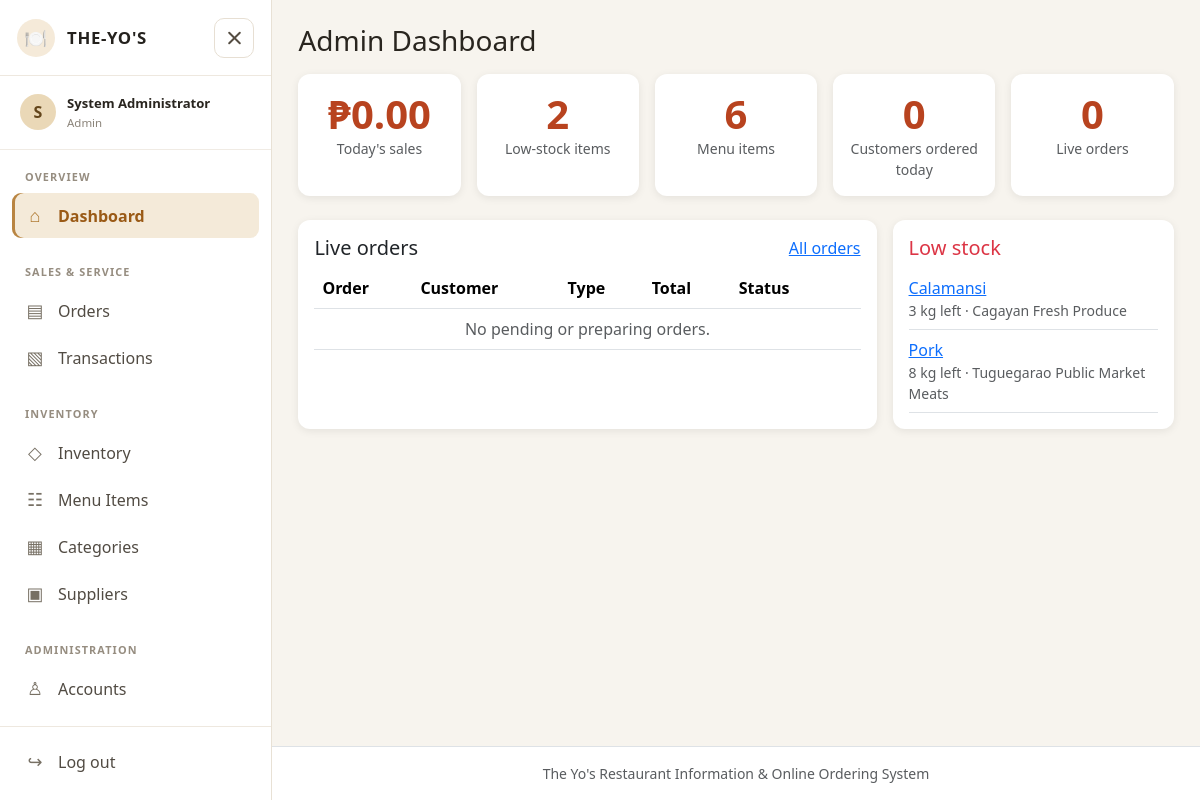
The page /dashboard.php (signed in) on the database its author committed.
### tables this page shows
CREATE TABLE inventory_items (
  inventory_id INT AUTO_INCREMENT PRIMARY KEY,
  supplier_id INT NOT NULL,
  item_name VARCHAR(100) NOT NULL,
  unit VARCHAR(20) NOT NULL,
  quantity DECIMAL(10,2) NOT NULL DEFAULT 0,
  reorder_level DECIMAL(10,2) NOT NULL DEFAULT 10,
  FOREIGN KEY (supplier_id) REFERENCES suppliers(supplier_id) ON DELETE RESTRICT
);

CREATE TABLE suppliers (
  supplier_id INT AUTO_INCREMENT PRIMARY KEY,
  supplier_name VARCHAR(100) NOT NULL,
  contact_person VARCHAR(100) DEFAULT NULL,
  phone VARCHAR(20) DEFAULT NULL
);

### includes/config.php (called while the page is built, shortened)
<?php
try {
    $conn = mysqli_connect("localhost", "root", "", "theyos_db");
    mysqli_set_charset($conn, "utf8mb4");
} catch (mysqli_sql_exception $ex) {
    error_log($ex->getMessage());
    die("<h3>Cannot connect to the database.</h3><p>Start MySQL in XAMPP and import <b>sql/theyos_db.sql</b> in phpMyAdmin.</p>");
}
function e($s)          { return htmlspecialchars((string)$s, ENT_QUOTES, 'UTF-8'); }
function peso($n)       { return '₱' . number_format((float)$n, 2); }
function q($sql, $types = '', $params = []) {
    global $conn;
    $st = mysqli_prepare($conn, $sql);
    mysqli_stmt_execute($st);
    return $st;
}
function rows($st) { return mysqli_fetch_all(mysqli_stmt_get_result($st), MYSQLI_ASSOC); }
function val($sql) { global $conn; $r = mysqli_fetch_row(mysqli_query($conn, $sql)); return $r[0] ?? 0; }

### dashboard.php (the view, shortened to what this page needs)
<?php
require 'includes/config.php'; require_login();
include 'includes/header.php';
?>
<?php if ($isAdmin || $isStaff):
  $stats = [
    ["Today's sales",  peso(val("SELECT COALESCE(SUM(total),0) FROM orders WHERE DATE(ordered_at)=CURDATE() AND status<>'Voided'"))],
    ['Low-stock items', val("SELECT COUNT(*) FROM inventory_items WHERE quantity<=reorder_level")],
    ['Menu items', val("SELECT COUNT(*) FROM menu_items")],
    ['Customers ordered today', val("SELECT COUNT(DISTINCT o.account_id) FROM orders o JOIN accounts a ON a.account_id=o.account_id WHERE DATE(o.ordered_at)=CURDATE() AND a.accesslevel='user'")],
    ['Live orders', val("SELECT COUNT(*) FROM orders WHERE status IN ('Pending','Preparing')")],
  ];
  $liveOrders = rows(q("SELECT o.*, a.fullname FROM orders o JOIN accounts a ON a.account_id=o.account_id WHERE o.status IN ('Pending','Preparing') ORDER BY o.ordered_at ASC"));
  $low    = rows(q("SELECT i.*, s.supplier_name FROM inventory_items i JOIN suppliers s ON s.supplier_id=i.supplier_id WHERE i.quantity<=i.reorder_level ORDER BY i.quantity"));
?>
<h3 class="mb-3"><?= $isAdmin ? 'Admin' : 'Staff' ?> Dashboard</h3>
<div class="row g-3 mb-4">
  <?php foreach ($stats as $s): ?>
  <div class="col-6 col-md-4 col-lg"><div class="card stat-card text-center p-3 h-100"><div class="display-6"><?= e($s[1]) ?></div><div class="text-muted small"><?= e($s[0]) ?></div></div></div>
  <?php endforeach; ?>
</div>
<div class="row g-3">
  <div class="col-lg-8"><div class="card h-100"><div class="card-body">
    <div class="d-flex justify-content-between align-items-center mb-2"><h5 class="mb-0">Live orders</h5><a href="orders_admin.php">All orders</a></div>
    <div class="table-responsive"><table class="table table-hover align-middle mb-0"><thead><tr><th>Order</th><th>Customer</th><th>Type</th><th>Total</th><th>Status</th><th></th></tr></thead><tbody>
    <?php foreach ($liveOrders as $o): ?>
      <tr><td>#<?= (int)$o['order_id'] ?><br><small class="text-muted"><?= e(date('M d, h:i A', strtotime($o['ordered_at']))) ?></small></td>
        <td><?= e($o['fullname']) ?></td><td><?= e($o['order_type']) ?></td><td><?= peso($o['total']) ?></td><td><?= status_badge($o['status']) ?></td>
        <td><a class="btn btn-sm btn-outline-primary" href="order_view.php?id=<?= (int)$o['order_id'] ?>">View order</a></td></tr>
    <?php endforeach; if (!$liveOrders) echo "<tr><td colspan='6' class='text-center text-muted'>No pending or preparing orders.</td></tr>"; ?>
    </tbody></table></div>
  </div></div></div>
  <div class="col-lg-4"><div class="card h-100"><div class="card-body">
    <h5 class="text-danger">Low stock</h5>
    <?php foreach ($low as $i): ?>
      <div class="border-bottom py-2"><a href="inventory_view.php?id=<?= $i['inventory_id'] ?>"><?= e($i['item_name']) ?></a>
        <div class="small text-muted"><?= e($i['quantity'] + 0) ?> <?= e($i['unit']) ?> left · <?= e($i['supplier_name']) ?></div></div>
    <?php endforeach; if (!$low) echo "<p class='text-muted'>All stocked up.</p>"; ?>
  </div></div></div>
</div>
<?php endif; ?>
<?php include 'includes/footer.php'; ?>

### css/style.css (style rules this page uses)
:root { --yo-brand:#b8431f; --yo-dark:#3b1d12; --yo-cream:#fff8f0; }
body { background: #f7f4ee; font-family: 'Segoe UI', Arial, sans-serif; color:#29251f; }
.card { border:0; box-shadow:0 2px 8px rgba(0,0,0,.08); border-radius:12px; }
.stat-card .display-6 { font-weight:700; color: var(--yo-brand); }
.table thead { background: var(--yo-dark); color:#fff; }

### rows shown on the page
inventory_items: item_name "Calamansi", $i['quantity'] + 0 "3", unit "kg", supplier.supplier_name "Cagayan Fresh Produce"
inventory_items: item_name "Pork", $i['quantity'] + 0 "8", unit "kg", supplier.supplier_name "Tuguegarao Public Market Meats"

### other values the page prints
substr($_SESSION['fullname'], 0, 1) "S"
$_SESSION['fullname'] "System Administrator"
$_SESSION['accesslevel'] "Admin"
$icon "⌂ ▤ ▧ ◇ ☷ ▦ ▣ ♙"
$label "Dashboard Orders Transactions Inventory Menu Items Categories Suppliers Accounts"
$s[1] "₱0.00"
$s[0] "Today's sales"
$s[1] "2"
$s[0] "Low-stock items"
$s[1] "6"
$s[0] "Menu items"
$s[1] "0"
$s[0] "Customers ordered today"
$s[0] "Live orders"
